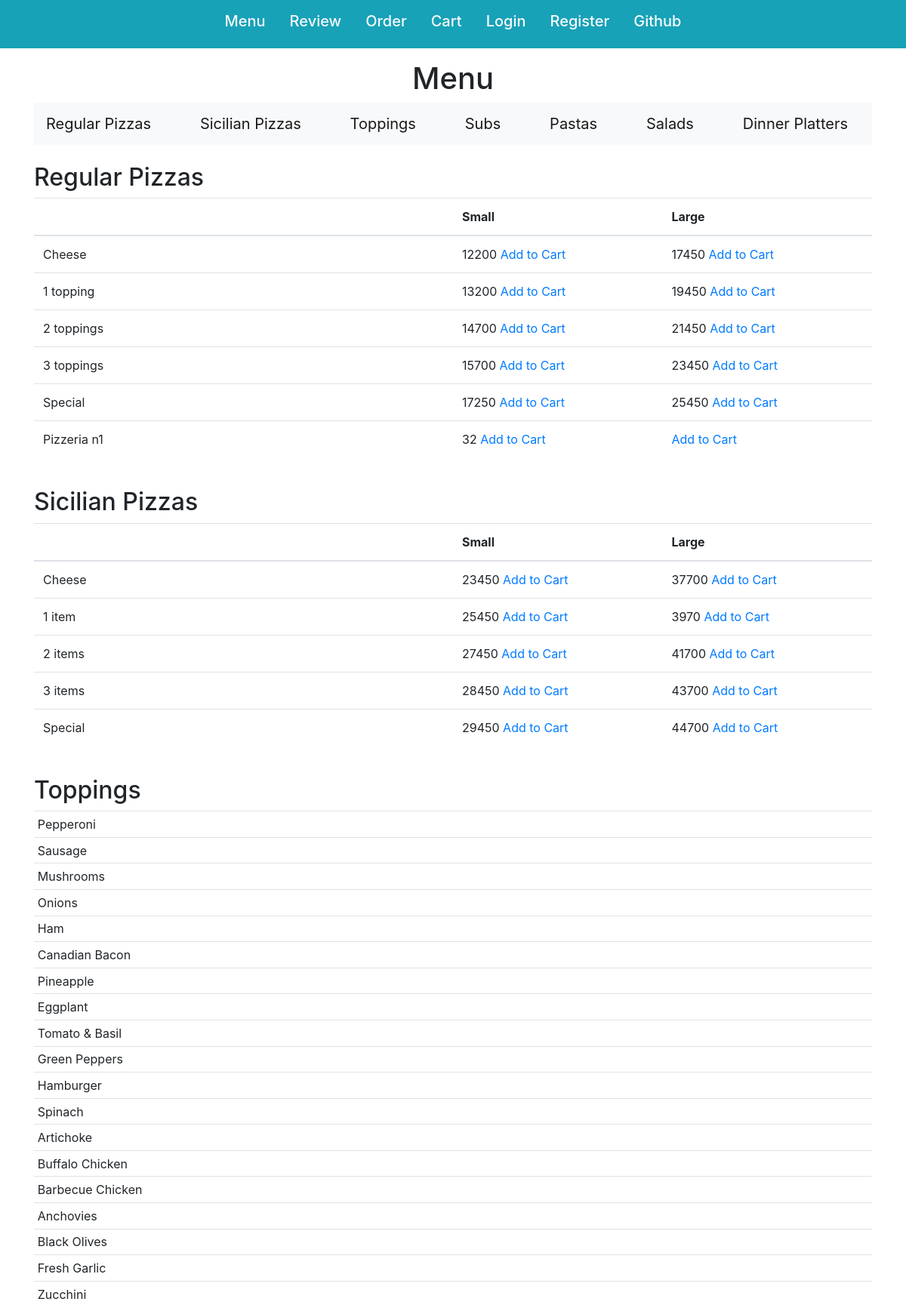
The page /menu (upper part) on the database its author committed.
### orders/models.py (models this page shows, shortened)
class Item(models.Model):
    category = models.ForeignKey(Category, on_delete=models.CASCADE)
    name = models.CharField(max_length=64)
    S = 'Small'
    L = 'Large'
    SIZE_CHOICES = (
        (S, 'Small'),
        (L, 'Large')
    )
    size = models.CharField(max_length=8, choices=SIZE_CHOICES, blank=True)
    price = models.IntegerField(blank=True, default=0) # Blankable for Toppings

class Topping(Item):
    """Define toppings."""

### orders/views.py (the view)
# urls.py: path('menu', cache_page(3600 * 24, key_prefix="menu")(views.IndexView.as_view()), name='index'),
class IndexView(TemplateView):
    template_name = 'orders/index.html'
    def get_context_data(self, **kwargs):
        context = super().get_context_data(**kwargs)
        context = {
            "regular_pizzas": get_menu(Pizza.objects.filter(crust='Regular').all()),
            "sicilian_pizzas": get_menu(Pizza.objects.filter(crust='Sicilian').all()),
            "toppings": Topping.objects.all(),
            "subs": get_menu(Sub.objects.all()),
            "extras": Extra.objects.all(),
            "pastas": Pasta.objects.all(),
            "salads": Salad.objects.all(),
            "dinners": get_menu(Dinner.objects.all())
        }
        return context

### orders/views.py (called while the page is built)
def get_menu(products):
    names = []
    for product in products:
        if product.name not in names:
            names.append(product.name)
    items = []
    for name in names:
        item = {}
        item["name"] = name
        for product in products:
            try:
                if product.name == name and product.size == 'Small':
                    item['id_small'] = product.id
                    item['price_small'] = product.price
                elif product.name == name and product.size == 'Large':
                    item['id_large'] = product.id
                    item['price_large'] = product.price
            except:
                item['id'] = product.id
                item['price'] = product.price
        items.append(item)
    return items

### orders/templates/orders/index.html (shortened to what this page needs)
{% extends "base_orders.html" %}
{% block head %}
{% load static %}
{% endblock %}
{% block content %}
<h1 class="text-center">Menu</h1>
<nav class="navbar sticky-top navbar-light bg-light">
    <a class="navbar-brand" href="#regular_pizzas">Regular Pizzas</a>
    <a class="navbar-brand" href="#sicilian_pizza">Sicilian Pizzas</a>
    <a class="navbar-brand" href="#toppings">Toppings</a>
    <a class="navbar-brand" href="#subs">Subs</a>
    <a class="navbar-brand" href="#pastas">Pastas</a>
    <a class="navbar-brand" href="#salads">Salads</a>
    <a class="navbar-brand" href="#dinners">Dinner Platters</a>
</nav>
<br>
<h2 id="regular_pizzas">Regular Pizzas</h2>
<table class="table">
    <colgroup>
        <col width="50%"></col>
        <col width="25%"></col>
        <col width="25%"></col>
    </colgroup>
    <thread>
        <tr>
            <th></th>
            <th>Small</th>
            <th>Large</th>
        </tr>
    </thread>
    <tbody>
    {% for regular_pizza in regular_pizzas %}
        <tr>
            <td>{{ regular_pizza.name }}</td>
            <td>{{ regular_pizza.price_small }} <a href="{% url 'item_detail' regular_pizza.id_small %}">Add to Cart</a></td>
            <td>{{ regular_pizza.price_large }} <a href="{% url 'item_detail' regular_pizza.id_large %}">Add to Cart</a></td>
        </tr>
    {% endfor %}
    </tbody>
</table>
<br>
<h2 id="sicilian_pizza">Sicilian Pizzas</h2>
<table class="table">
    <colgroup>
        <col width="50%"></col>
        <col width="25%"></col>
        <col width="25%"></col>
    </colgroup>
    <thread>
        <tr>
            <th></th>
            <th>Small</th>
            <th>Large</th>
        </tr>
    </thread>
    <tbody>
    {% for sicilian_pizza in sicilian_pizzas %}
        <tr>
            <td>{{ sicilian_pizza.name }}</td>
            <td>{{ sicilian_pizza.price_small }} <a href="{% url 'item_detail' sicilian_pizza.id_small %}">Add to Cart</a></td>
            <td>{{ sicilian_pizza.price_large }} <a href="{% url 'item_detail' sicilian_pizza.id_large %}">Add to Cart</a></td>
        </tr>
    {% endfor %}
    </tbody>
</table>
<br>
<h2 id="toppings">Toppings</h2>
<table class="table table-sm">
    {% for topping in toppings %}
    <tr>
        <td>{{ topping.name }}</td>
    </tr>
    {% endfor %}
</table>
<br>
<br>
<br>
<br>
<br>
{% endblock %}

### rows shown on the page
Item: name "Cheese"
Item: name "1 topping"
Item: name "2 toppings"
Item: name "3 toppings"
Item: name "Special"
Item: name "Pizzeria n1"
Item: name "Cheese"
Item: name "1 item"
Item: name "2 items"
Item: name "3 items"
Item: name "Special"
Topping: name "Pepperoni"
Topping: name "Sausage"
Topping: name "Mushrooms"
Topping: name "Onions"
Topping: name "Ham"
Topping: name "Canadian Bacon"
Topping: name "Pineapple"
Topping: name "Eggplant"
Topping: name "Tomato & Basil"
Topping: name "Green Peppers"
Topping: name "Hamburger"
Topping: name "Spinach"
Topping: name "Artichoke"
Topping: name "Buffalo Chicken"
Topping: name "Barbecue Chicken"
Topping: name "Anchovies"
Topping: name "Black Olives"
Topping: name "Fresh Garlic"
Topping: name "Zucchini"

### other values the page prints
{{ regular_pizza.price_small }} "12200" "13200" "14700" "15700" "17250" "32"
{{ regular_pizza.price_large }} "17450" "19450" "21450" "23450" "25450"
{{ sicilian_pizza.price_small }} "23450" "25450" "27450" "28450" "29450"
{{ sicilian_pizza.price_large }} "37700" "3970" "41700" "43700" "44700"
